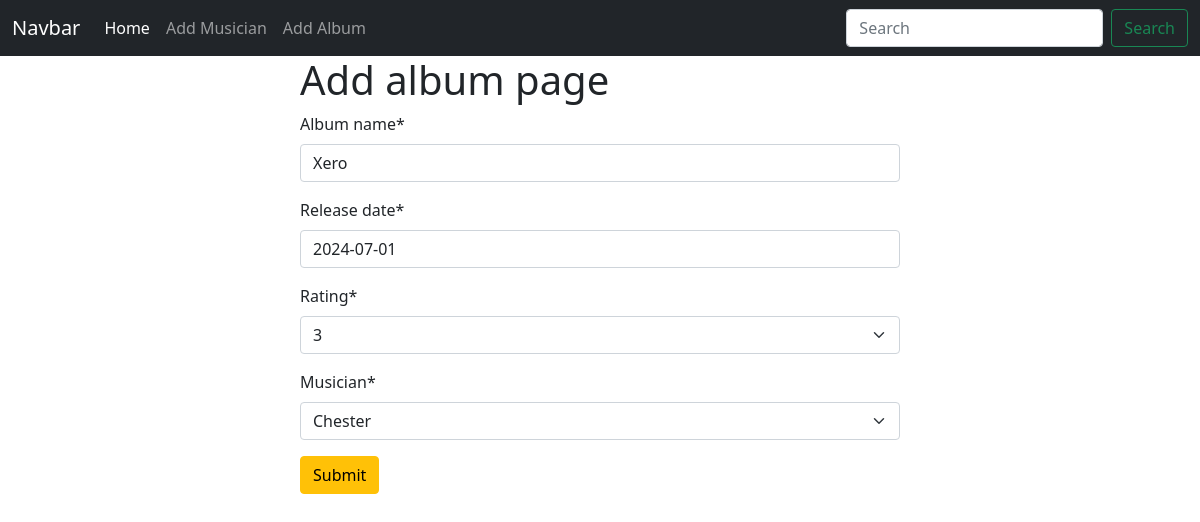
/album/edit/2, run on the app's committed database.
### albums/models.py (models this page shows, shortened)
class Album(models.Model):
    album_name=models.CharField(max_length=12)
    release_date=models.DateField()
    rating=models.PositiveSmallIntegerField(choices=album_rating)
    musician=models.OneToOneField(Music, on_delete=models.CASCADE, default= None)

### albums/views.py (the view)
# urls.py: path('edit/<int:id>', views.edit_album, name='edit_album'),
def edit_album(request,id):
    album= models.Album.objects.get(pk=id)
    album_form = forms.AlbumForm(instance=album)
    if request.method == 'POST':
        album_form = forms.AlbumForm(request.POST, instance=album)
        if album_form.is_valid():
            album_form.save()
            return redirect('homepage')
    return render(request, 'add_album.html', {'form' : album_form})

### albums/forms.py
class AlbumForm(forms.ModelForm):
    class Meta:
        model=Album
        fields='__all__'

### musics/models.py (called while the page is built)
    def __str__(self):
        return self.first_name

### albums/templates/add_album.html (shortened to what this page needs)
{% extends 'base.html' %}
{%  load crispy_forms_tags %}
{% block content %}
<form style="width:50% ; margin : auto" method="post">
    <h1>Add album page</h1>
{{form | crispy}}
<button class="btn btn-warning">Submit</button>
</form>
{% endblock %}

### data on the page
Album: album_name "Xero", release_date "2024-07-01", rating "3", musician "Chester"
